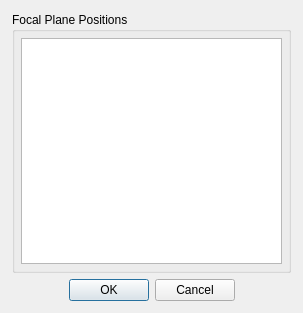
<?xml version="1.0" encoding="UTF-8"?>
<ui version="4.0">
 <class>FocalPlanePositionsDialog</class>
 <widget class="QDialog" name="FocalPlanePositionsDialog">
  <property name="geometry">
   <rect>
    <x>0</x>
    <y>0</y>
    <width>303</width>
    <height>313</height>
   </rect>
  </property>
  <property name="windowTitle">
   <string>Focal Plane Positions</string>
  </property>
  <layout class="QVBoxLayout" name="verticalLayout">
   <property name="spacing">
    <number>-1</number>
   </property>
   <property name="margin">
    <number>12</number>
   </property>
   <item>
    <widget class="QGroupBox" name="focalPlanePositionsGroupBox">
     <property name="sizePolicy">
      <sizepolicy hsizetype="Expanding" vsizetype="Expanding">
       <horstretch>0</horstretch>
       <verstretch>0</verstretch>
      </sizepolicy>
     </property>
     <property name="title">
      <string>Focal Plane Positions</string>
     </property>
     <layout class="QVBoxLayout" name="verticalLayout_2">
      <property name="spacing">
       <number>-1</number>
      </property>
      <property name="margin">
       <number>6</number>
      </property>
      <item>
       <widget class="QCopyPasteTableView" name="tableView"/>
      </item>
     </layout>
    </widget>
   </item>
   <item>
    <widget class="QDialogButtonBox" name="buttonBox">
     <property name="orientation">
      <enum>Qt::Horizontal</enum>
     </property>
     <property name="standardButtons">
      <set>QDialogButtonBox::Cancel|QDialogButtonBox::Ok</set>
     </property>
     <property name="centerButtons">
      <bool>true</bool>
     </property>
    </widget>
   </item>
  </layout>
 </widget>
 <customwidgets>
  <customwidget>
   <class>QCopyPasteTableView</class>
   <extends>QTableView</extends>
   <header location="global">QCopyPasteTableView.h</header>
  </customwidget>
 </customwidgets>
 <resources/>
 <connections>
  <connection>
   <sender>buttonBox</sender>
   <signal>accepted()</signal>
   <receiver>FocalPlanePositionsDialog</receiver>
   <slot>accept()</slot>
   <hints>
    <hint type="sourcelabel">
     <x>248</x>
     <y>254</y>
    </hint>
    <hint type="destinationlabel">
     <x>157</x>
     <y>274</y>
    </hint>
   </hints>
  </connection>
  <connection>
   <sender>buttonBox</sender>
   <signal>rejected()</signal>
   <receiver>FocalPlanePositionsDialog</receiver>
   <slot>reject()</slot>
   <hints>
    <hint type="sourcelabel">
     <x>316</x>
     <y>260</y>
    </hint>
    <hint type="destinationlabel">
     <x>286</x>
     <y>274</y>
    </hint>
   </hints>
  </connection>
 </connections>
</ui>
